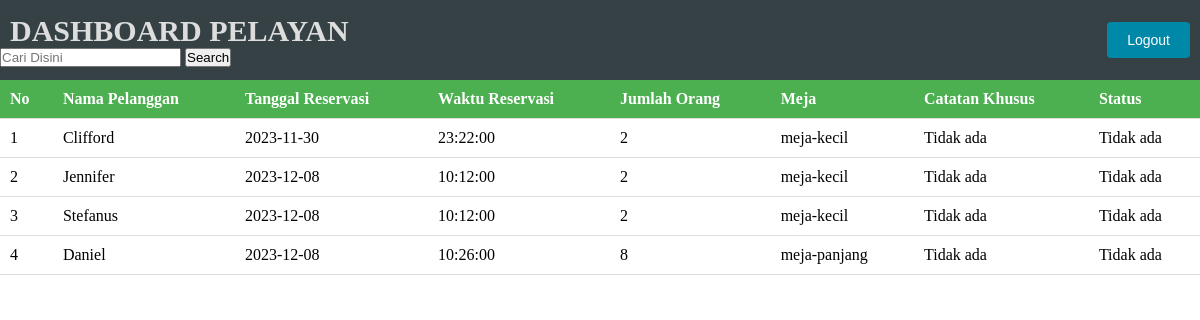
/pelayan_dashboard.php (signed in), run on the app's committed database.
### tables this page shows
CREATE TABLE `reservasi_form` (
  `nama` varchar(255) NOT NULL,
  `tanggal` date NOT NULL,
  `waktu` time NOT NULL,
  `jumlah_orang` int(255) NOT NULL,
  `jenis_meja` varchar(255) NOT NULL
);

### pelayan_dashboard.php (the view, shortened to what this page needs)
<?php
$host = "localhost";
$username = "root";
$password = "";
$db = "user_db";
$conn = new mysqli($host, $username, $password, $db);
$query = "SELECT * FROM reservasi_form";
$result = $conn->query($query);
?>
<!DOCTYPE html>
<html>
<head>
  <link rel="stylesheet" href="/revisi-projectrpl/pelayan/style.css">
</head>
<body>
  <header>
    <form action="pelayan_form.phps">
      <h3>DASHBOARD PELAYAN</h3>
      <section class="webdesigntuts-workshop">
        <form action="" method="">
          <input type="search" placeholder="Cari Disini">
          <button>Search</button>
        </form>
      </section>
      <a href="index.php"><button class="cta">Logout</button></a>
    </form>
  </header>
  <table>
    <tr>
      <th>No</th>
      <th>Nama Pelanggan</th>
      <th>Tanggal Reservasi</th>
      <th>Waktu Reservasi</th>
      <th>Jumlah Orang</th>
      <th>Meja</th>
      <th>Catatan Khusus</th>
      <th>Status</th>
    </tr>
    <?php
    if ($result->num_rows > 0) {
        $no = 1;
        while ($row = $result->fetch_assoc()) {
            echo "<tr>
                    <td>" . $no++ . "</td>
                    <td>" . $row['nama'] . "</td>
                    <td>" . $row['tanggal'] . "</td>
                    <td>" . $row['waktu'] . "</td>
                    <td>" . $row['jumlah_orang'] . "</td>
                    <td>" . $row['jenis_meja'] . "</td>
                    <td>" . ($row['catatan_khusus'] ?? 'Tidak ada') . "</td>
                    <td>" . ($row['status'] ?? 'Tidak ada') . "</td>
                  </tr>";
        }
    } else {
        echo "<tr><td colspan='8'>Tidak ada data reservasi.</td></tr>";
    }
    ?>
  </table>
</body>
</html>

### pelayan/style.css (style rules this page uses)
* { box-sizing: border-box; margin: 0; padding: 0; }
header { display: flex; flex-wrap: wrap; gap: 1rem; align-items: center; justify-content: space-between; background-color: #354144; height: 80px; }
h3 { font-size: 30px; color: #ddd; margin-left: 10px; }
.cta { padding: 10px 20px; font-size: 14px; cursor: pointer; background-color: rgba(0,136,169,1); color: white; border: none; border-radius: 4px; margin-right: 10px; }
table { border-collapse: collapse; width: 100%; margin-bottom: 20px; }
th, td { padding: 10px; text-align: left; border-bottom: 1px solid #ddd; }
th { background-color: #4CAF50; color: white; }

### data on the page
reservasi_form: nama "Clifford", tanggal "2023-11-30", waktu "23:22:00", jumlah_orang "2", jenis_meja "meja-kecil", catatan_khusus "Tidak ada", status "Tidak ada"
reservasi_form: nama "Jennifer", tanggal "2023-12-08", waktu "10:12:00", jumlah_orang "2", jenis_meja "meja-kecil", catatan_khusus "Tidak ada", status "Tidak ada"
reservasi_form: nama "Stefanus", tanggal "2023-12-08", waktu "10:12:00", jumlah_orang "2", jenis_meja "meja-kecil", catatan_khusus "Tidak ada", status "Tidak ada"
reservasi_form: nama "Daniel", tanggal "2023-12-08", waktu "10:26:00", jumlah_orang "8", jenis_meja "meja-panjang", catatan_khusus "Tidak ada", status "Tidak ada"
